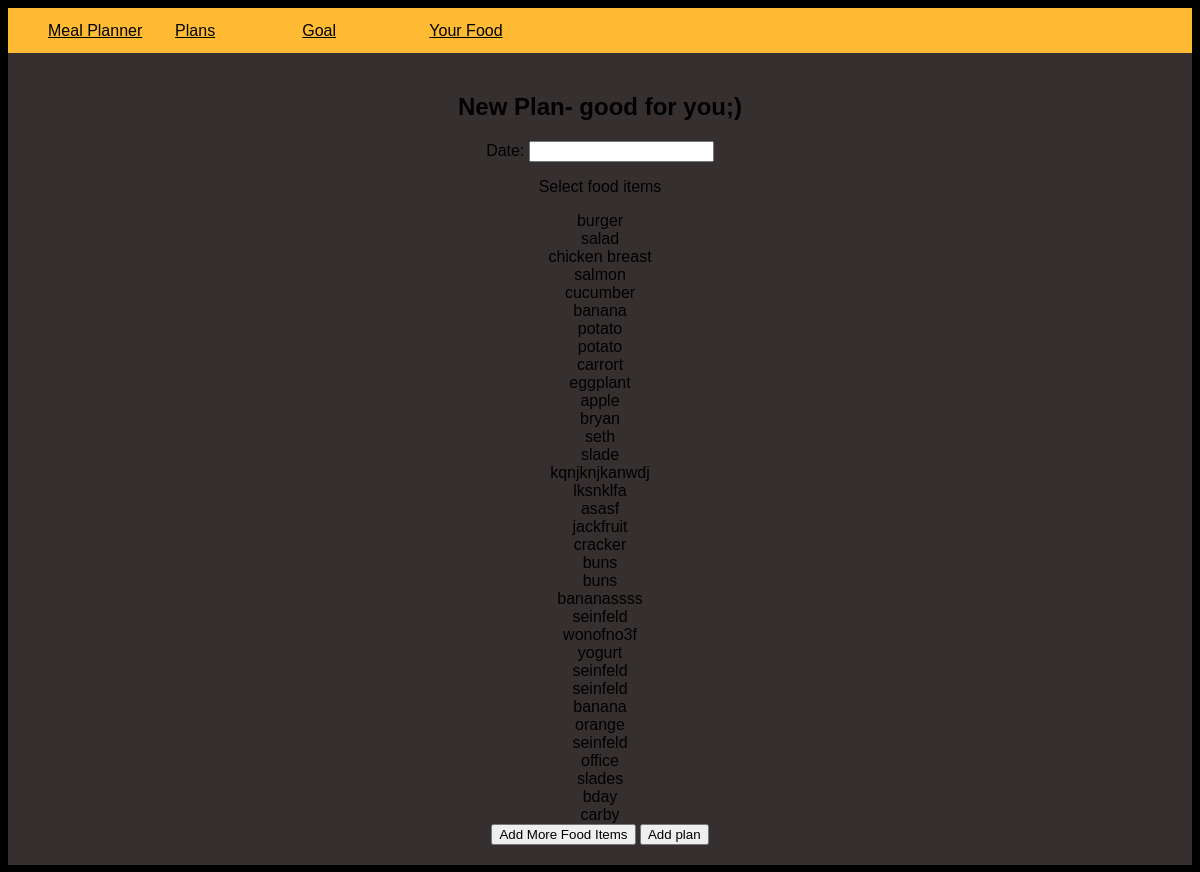
/new_plan/, run on the app's committed database.
### meal_plans/models.py (models this page shows)
class FoodItem(models.Model):
    item = models.TextField(blank=True)
    calories = models.PositiveIntegerField(null=True, blank=True)
    fat = models.PositiveIntegerField(null=True, blank=True)
    protein = models.PositiveIntegerField(null=True, blank=True)
    carbohydrates = models.PositiveIntegerField(null=True, blank=True)
    plan = models.ManyToManyField(Plan)
    def __str__(self):
        return self.item

### meal_plans/views.py (the view, shortened to what this page needs)
# urls.py: path('new_plan/', views.new_plan, name='new_plan'),
def new_plan(request):
    FooditemFormset = formset_factory(NewFoodItem, extra=0)
    food_items = FoodItem.objects.all()
    if request.method != 'POST':
        form = NewPlan()
        formset = FooditemFormset(prefix='food_items')
    context = {'form': form, 'formset': formset, 'food_items':food_items}
    return render(request, 'meal_plans/new_plan.html', context)

### meal_plans/forms.py
class NewPlan(forms.ModelForm):
    class Meta:
        model = Plan
        fields = ['date']
        widgets = {
            'date': forms.DateInput(attrs={'class': 'datepicker'}),
        }

### meal_plans/templates/meal_plans/new_plan.html (shortened to what this page needs)
{% extends "meal_plans/base.html"%}
{% load bootstrap5 %}
{% load static %}
{% block content %}
<section id="newPlanSection">
    <h2>New Plan- good for you;)</h2>
<form action="{% url 'meal_plans:new_plan'%}" method="post">
    {{ form.as_p }}
    <p>Select food items</p>
    <div name="food_item" >
        {% for food_item in food_items %}
            <div class="foodItem" data-id="{{ food_item.id }}">{{ food_item.item }}</div>
        {% endfor %}
    </div>
    <button type="button" id="addItem">Add More Food Items</button>
    <button name="submit" class="btn btn-primary">Add plan</button>
</form>
</section>
{% endblock content %}

### meal_plans/static/styles.css (style rules this page uses)
#body { background-color: #000; font-family: Arial; }
* { box-sizing: border-box; }
#plansSection,#goalSection, #foodSection, #planSection, #newPlanSection { margin: 0 auto; padding: 20px; text-align: center; justify-content: center; background-color: #352f2f; max-width: 1240px; min-height: 800px; }

### data on the page
FoodItem: item "burger"
FoodItem: item "salad"
FoodItem: item "chicken breast"
FoodItem: item "salmon"
FoodItem: item "cucumber"
FoodItem: item "banana"
FoodItem: item "potato"
FoodItem: item "potato"
FoodItem: item "carrort"
FoodItem: item "eggplant"
FoodItem: item "apple"
FoodItem: item "bryan"
FoodItem: item "seth"
FoodItem: item "slade"
FoodItem: item "kqnjknjkanwdj"
FoodItem: item "lksnklfa"
FoodItem: item "asasf"
FoodItem: item "jackfruit"
FoodItem: item "cracker"
FoodItem: item "buns"
FoodItem: item "buns"
FoodItem: item "bananassss"
FoodItem: item "seinfeld"
FoodItem: item "wonofno3f"
FoodItem: item "yogurt"
FoodItem: item "seinfeld"
FoodItem: item "seinfeld"
FoodItem: item "banana"
FoodItem: item "orange"
FoodItem: item "seinfeld"
FoodItem: item "office"
FoodItem: item "slades"
FoodItem: item "bday"
FoodItem: item "carby"
